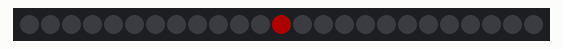
Simulated run of this sketch. Board: Arduino Uno, built with avr-gcc and run on an emulated ATmega328P. Shown: 25 RGB LEDs in strip order, left to right. Dim RGB values are drawn brighter than linear.

Above: at 0.15 s.
At 0.7 s:
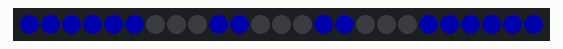

The sketch:

LED_Matrix_Expanding_Color_Wave.ino
```cpp
/*
 * This program animates expanding square frames on the 5x5
 * RGB LED matrix, starting from the center and expanding
 * toward the outer boundary.
 */

#include <Arduino.h>
#include <Adafruit_NeoPixel.h>

#define MATRIX_PIN 7
#define NUM_LEDS   25

Adafruit_NeoPixel matrix(
    NUM_LEDS,
    MATRIX_PIN,
    NEO_GRB + NEO_KHZ800
);

int pixelXY(int x, int y)
{
    if (y % 2 == 0)
    {
        return y * 5 + x;
    }

    return y * 5 + (4 - x);
}

void setPixelXY(
    int x,
    int y,
    uint32_t color
)
{
    if (x < 0 || x >= 5 ||
        y < 0 || y >= 5)
    {
        return;
    }

    matrix.setPixelColor(
        pixelXY(x, y),
        color
    );
}

// Draw one square frame
void drawSquare(
    int size,
    uint32_t color
)
{
    matrix.clear();

    int minPos =
        2 - size;

    int maxPos =
        2 + size;

    // Top and bottom edges
    for (int x = minPos; x <= maxPos; x++)
    {
        setPixelXY(x, minPos, color);
        setPixelXY(x, maxPos, color);
    }

    // Left and right edges
    for (int y = minPos; y <= maxPos; y++)
    {
        setPixelXY(minPos, y, color);
        setPixelXY(maxPos, y, color);
    }

    matrix.show();
}

void setup()
{
    matrix.begin();
    matrix.setBrightness(50);

    matrix.clear();
    matrix.show();
}

void loop()
{
    // Center pixel
    drawSquare(
        0,
        matrix.Color(255, 0, 0)
    );

    delay(300);

    // 3x3 square
    drawSquare(
        1,
        matrix.Color(0, 255, 0)
    );

    delay(300);

    // 5x5 square
    drawSquare(
        2,
        matrix.Color(0, 0, 255)
    );

    delay(500);
}
```

Measured:
- by itself, everything shown: repeats every 1.1 s, in 3 steps
- what the display in image 1 shows lasts 0.5 s, from 0.6 s to 1.1 s
